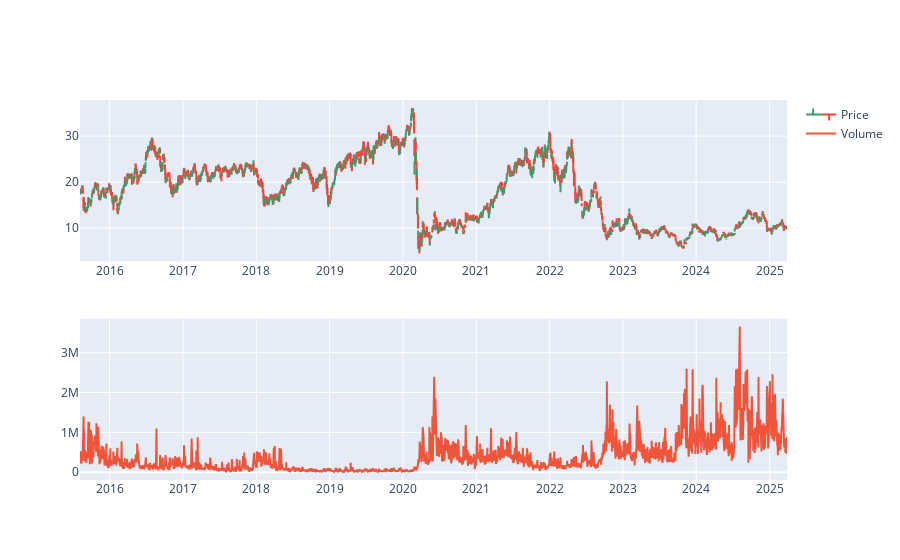

The code cell stored with this chart in its notebook:
### Code cell
fig = make_subplots(rows=2, cols=1)

fig.add_trace(go.Ohlc(x=df.Date,
                      open=df.Open,
                      high=df.High,
                      low=df.Low,
                      close=df.Close,
                      name='Price'), row=1, col=1)

fig.add_trace(go.Scatter(x=df.Date, y=df.Volume, name='Volume'), row=2, col=1)

fig.update(layout_xaxis_rangeslider_visible=False)
fig.show()

### Figure 1 — Plotly figure (JSON) as saved in the notebook; plotly's stock layout.template omitted (floating-point values rounded to 4 significant figures; data arrays with more than 128 entries replaced by an {"elided": "..."} marker saying what was removed)
{"data": [{"close": {"elided": "2427 float values"}, "high": {"elided": "2427 float values"}, "low": {"elided": "2427 float values"}, "name": "Price", "open": {"elided": "2427 float values"}, "type": "ohlc", "x": {"elided": "2427 str values"}, "xaxis": "x", "yaxis": "y"}, {"name": "Volume", "type": "scatter", "x": {"elided": "2427 str values"}, "xaxis": "x2", "y": {"elided": "2427 float values"}, "yaxis": "y2"}], "layout": {"xaxis": {"anchor": "y", "domain": [0, 1], "rangeslider": {"visible": false}}, "xaxis2": {"anchor": "y2", "domain": [0, 1]}, "yaxis": {"anchor": "x", "domain": [0.575, 1]}, "yaxis2": {"anchor": "x2", "domain": [0, 0.425]}}}
